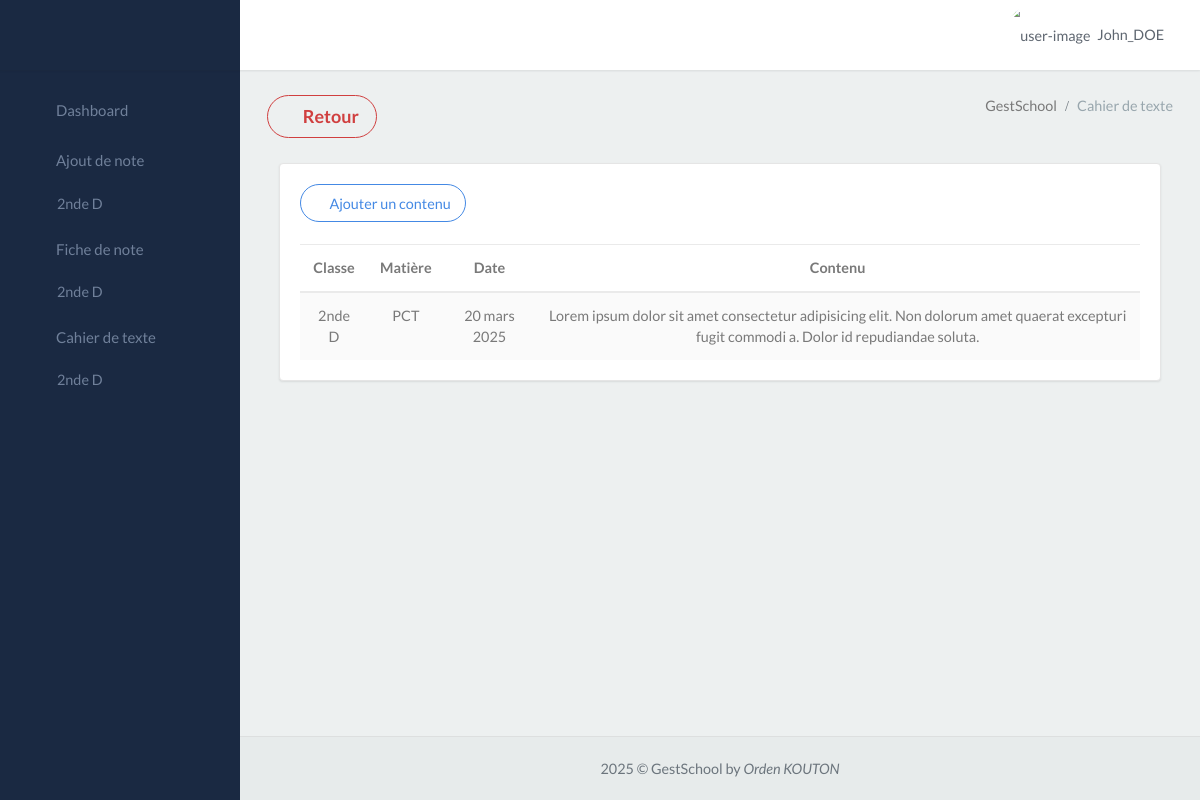
/gestschool_app/cahier de texte/2nde D/ (signed in), run on the app's committed database.
### gestschool_app/models.py (models this page shows, shortened)
class CustomUser(AbstractUser):
    ROLE_CHOICES = (
        ('Choississez un rôle', 'Choississez un rôle'),
        ('Censeur', 'Censeur'),
        ('Surveillant', 'Surveillant'),
        ('Secrétaire', 'Secrétaire'),
        ('Professeur', 'Professeur'),
        ('Comptable', 'Comptable'),
        ('superadmin', 'superadmin'),
    )
    role = models.CharField(max_length=20, choices=ROLE_CHOICES, default='Personnel')
    groups = models.ManyToManyField(
        'auth.Group',
        verbose_name='groups',
        blank=True,
        help_text='The groups this user belongs to. A user will get all permissions granted to each of their groups.',
        related_name="customuser_set",  # Ajout de related_name
        related_query_name="user",
    )
    user_permissions = models.ManyToManyField(
        'auth.Permission',
        verbose_name='user permissions',
        blank=True,
        help_text='Specific permissions for this user.',
        related_name="customuser_permissions_set", # Ajout de related_name
        related_query_name="user",
    )

class Cahier_texte(models.Model):
    id_prof = models.ForeignKey(Professeur, on_delete=models.SET_NULL, null=True, blank=True)
    classe = models.CharField(max_length=80)
    matiere = models.CharField(max_length=100)
    date = models.DateField(max_length=100)
    contenu = models.CharField(max_length=5000)
    annee_scolaire = models.ForeignKey(AnneeScolaire, on_delete=models.SET_NULL, null=True, blank=True)
    trimestre = models.ForeignKey(Trimestre, on_delete=models.SET_NULL, null=True, blank=True)

### gestschool_app/views.py (the view)
# urls.py: path('cahier de texte/<str:classe_nom>/', views.cahier_texte, name='cahier_texte'),
@login_required
def cahier_texte(request, classe_nom):
    try:
        trimestre_active = Trimestre.objects.filter(active=True).first()
        annee_active = AnneeScolaire.objects.filter(active=True).first()
        professeur = Professeur.objects.get(user=request.user)
        matiere = professeur.matiere
        classe = Classe_exist.objects.get(fusion=classe_nom)
        classe_attribuee = Professeur_Classe.objects.get(Q(annee_scolaire=annee_active) & Q(professeur=professeur) & Q(classe=classe))
        eleves = Eleve.objects.filter(classe=classe_nom)
        cahier_textes = Cahier_texte.objects.filter(Q(annee_scolaire=annee_active) & Q(id_prof=professeur) & Q(classe=classe_nom) & Q(trimestre_id=trimestre_active))
        return render(request, 'cahier de texte/cahier_texte.html', {
            'eleves': eleves,
            'matiere': matiere,
            'classe_nom': classe_nom,
            'eleves_par_classe': {classe_nom: eleves},
            'cahier_textes': cahier_textes,  # Ajout des données du cahier de texte
        })
    except Professeur.DoesNotExist:
        return render(request, 'cahier de texte/cahier_texte.html', {
            'error': "Votre profil professeur n'existe pas.",
            'eleves_par_classe': {},
            'cahier_textes': [],  # Ajout de liste vide pour éviter les erreurs
        })
    except Classe_exist.DoesNotExist:
        return render(request, 'cahier de texte/cahier_texte.html', {
            'error': "Classe non trouvée.",
            'eleves_par_classe': {},
            'cahier_textes': [],
        })
    except Professeur_Classe.DoesNotExist:
        return render(request, 'cahier de texte/cahier_texte.html', {
            'error': "Classe non attribuée à ce professeur.",
            'eleves_par_classe': {},
            'cahier_textes': [],
        })

### gestschool_app/templates/cahier de texte/cahier_texte.html (shortened to what this page needs)
{% extends "menu.html" %}
{% block content %}
<div class="content-page">
    <div class="content">
        <div class="container-fluid">
            <div class="row">
                <div class="col-12">
                    <div class="page-title-box">
                        <button type="button" class="page-title btn btn-outline-danger btn-rounded waves-effect width-md waves-light" onclick="goBack()">
                            <i class="ion ion-md-arrow-back"></i>
                            Retour
                        </button>
                        <div class="page-title-right">
                            <ol class="breadcrumb p-0 m-0">
                                <li class="breadcrumb-item active">GestSchool</li>
                                <li class="breadcrumb-item"><a>Cahier de texte</a></li>
                            </ol>
                        </div>
                        <div class="clearfix"></div>
                    </div>
                </div>
            </div>
            <div class="container-fluid">
                <div class="row">
                    <div class="col-lg-12">
                        <div class="card">
                            <div class="card-body">
                                <div style="display: flex; align-items: center;">
                                    <button type="button"
                                        class="page-title btn btn-outline-success btn-rounded waves-effect width-md waves-light"
                                        data-toggle="modal" data-target=".bs-example-modal-lg">
                                        <i class="ion ion-md-add-circle"></i>
                                        Ajouter un contenu
                                    </button>
                                </div>  <br>
                                <div class="row">
                                    <div class="col-12">
                                        <div class="table-responsive">
                                            <table class="table table-striped mb-0">
                                                <thead>
                                                    <tr>
                                                        <th style="text-align: center;">Classe</th>
                                                        <th style="text-align: center;">Matière</th>
                                                        <th style="text-align: center;">Date</th>
                                                        <th style="text-align: center;">Contenu</th>
                                                    </tr>
                                                </thead>
                                                <tbody>
                                                    {% for cahier in cahier_textes %}
                                                    <tr style="text-align: center;">
                                                        <td>{{ cahier.classe }}</td>
                                                        <td>{{ cahier.matiere }}</td>
                                                        <td>{{ cahier.date }}</td>
                                                        <td>{{ cahier.contenu }}</td>
                                                    </tr>
                                                    {% empty %}
                                                    <tr>
                                                        <td colspan="4" style="text-align: center; color: red; font-style: italic;">Aucun contenu de cahier de texte enregistré pour ce trimestre</td>
                                                    </tr>
                                                    {% endfor %}
                                                </tbody>
                                            </table>
                                        </div>
                                    </div>
                                </div>
                            </div>
                        </div>
                    </div>
                </div>
            </div>
        </div>
    </div>
</div>
{% endblock %}

### gestschool_app/templates/menu.html (shortened to what this page needs)
{% load custom_filters %}
<!DOCTYPE html>
<html lang="en">
<head>
    <link href="/static/libs/sweetalert2/sweetalert2.min.css" rel="stylesheet" type="text/css">
    <link href="/static/libs/datatables/dataTables.bootstrap4.min.css" rel="stylesheet" type="text/css">
    <link href="/static/libs/datatables/buttons.bootstrap4.min.css" rel="stylesheet" type="text/css">
    <link href="/static/libs/datatables/responsive.bootstrap4.min.css" rel="stylesheet" type="text/css">
    <link href="/static/libs/datatables/select.bootstrap4.min.css" rel="stylesheet" type="text/css">
    <link href="/static/css/bootstrap.min.css" rel="stylesheet" type="text/css" id="bootstrap-stylesheet">
    <link href="/static/css/icons.min.css" rel="stylesheet" type="text/css">
    <link href="/static/css/app.min.css" rel="stylesheet" type="text/css" id="app-stylesheet">
</head>
<body>
    <div id="wrapper">
        <div class="navbar-custom">
            <ul class="list-unstyled topnav-menu float-right mb-0">
                <li class="dropdown notification-list">
                    <a class="nav-link dropdown-toggle nav-user mr-0 waves-effect" data-toggle="dropdown" href="#"
                        role="button" aria-haspopup="false" aria-expanded="false">
                        <img src="/static/images/utilisateur-de-profil.png" alt="user-image" class="rounded-circle">
                        <span class="pro-user-name ml-1">
                            {{user.username}} <i class="mdi mdi-chevron-down"></i>
                        </span>
                    </a>
                </li>
            </ul>
            <div class="logo-box">
                <a class="logo text-center logo-light">
                    <span class="logo-lg">
                    </span>
                </a>
            </div>
            <ul class="list-unstyled topnav-menu topnav-menu-left m-0">
                <li>
                    <button class="button-menu-mobile waves-effect">
                        <i class="mdi mdi-menu"></i>
                    </button>
                </li>
            </ul>
        </div>
        <div class="left-side-menu">
            <div class="slimscroll-menu">
                <div id="sidebar-menu">
                    <ul class="metismenu" id="side-menu">
                        {% if user.role == "Censeur" %}
                            <li>
                                <a href="{% url 'index' %}" class="waves-effect">
                                    <i class="ion-md-speedometer"></i>
                                    <span> Dashboard </span>
                                </a>
                            </li>
                            <li>
                                <a href="{% url 'professeur' %}" class="waves-effect">
                                    <i class="mdi mdi-account-outline"></i>
                                    <span> Professeurs </span>
                                </a>
                            </li>
                            <li>
                                <a href="{% url 'classe' %}" class="waves-effect">
                                    <i class="ion-md-home"></i>
                                    <span> Classe </span>
                                </a>
                            </li>
                            <li>
                                <a href="{% url 'matiere' %}" class="waves-effect">
                                    <i class="ion-md-flask"></i>
                                    <span> Matière </span>
                                </a>
                            </li>
                            <li>
                                <a href="{% url 'emploi' %}" class="waves-effect">
                                    <i class="ion ion-ios-calendar"></i>
                                    <span> Emploi du temps </span>
                                </a>
                            </li>
                            <li>
                                <a href="{% url 'eleve' %}" class="waves-effect">
                                    <i class="ion-ios-contacts"></i>
                                    <span> Elève </span>
                                </a>
                            </li>
                            <li>
                                <a href="{% url 'visualisation_cahier_texte' %}" class="waves-effect">
                                    <i class="ion ion-ios-book"></i>
                                    <span> Cahier de texte </span>
                                </a>
                            </li>
                        {% elif user.role == "Professeur" %}
                            <li>
                                <a href="{% url 'index' %}" class="waves-effect">
                                    <i class="ion-md-speedometer"></i>
                                    <span> Dashboard </span>
                                </a>
                            </li>
                            <li>
                                <a href="javascript: void(0);" class="waves-effect">
                                    <i class="ion ion-md-create"></i>
                                    <span> Ajout de note </span>
                                </a>
                                {% if eleves_par_classe %}
                                    {% for classe_nom in eleves_par_classe %}
                                        <ul class="nav-second-level" aria-expanded="false">
                                            <li><a href="{% url 'ajout_notes' classe_nom=classe_nom %}">{{ classe_nom }}</a></li>
                                        </ul>
                                    {% endfor %}
                                {% else %}
                                    <ul class="nav-item">
                                        <a class="nav-link disabled">Aucune classe attribuée</a>
                                    </ul>
                                {% endif %}
                            </li>
                            <li>
                                <a href="javascript: void(0);" class="waves-effect">
                                    <i class="ion ion-md-paper"></i>
                                    <span> Fiche de note </span>
                                </a>
                                {% if eleves_par_classe %}
                                    {% for classe_nom in eleves_par_classe %}
                                        <ul class="nav-second-level" aria-expanded="false">
                                            <li><a href="{% url 'fiche_notes' classe_nom=classe_nom %}">{{ classe_nom }}</a></li>
                                        </ul>
                                    {% endfor %}
                                {% else %}
                                    <ul class="nav-item">
                                        <a class="nav-link disabled">Aucune classe attribuée</a>
                                    </ul>
                                {% endif %}
                            </li>
                            <li>
                                <a href="javascript: void(0);" class="waves-effect">
                                    <i class="ion ion-ios-book"></i>
                                    <span> Cahier de texte </span>
                                </a>
                                {% if eleves_par_classe %}
                                    {% for classe_nom in eleves_par_classe %}
                                        <ul class="nav-second-level" aria-expanded="false">
                                            <li><a href="{% url 'cahier_texte' classe_nom=classe_nom %}">{{ classe_nom }}</a></li>
                                        </ul>
                                    {% endfor %}
                                {% else %}
                                    <ul class="nav-item">
                                        <a class="nav-link disabled">Aucune classe attribuée</a>
                                    </ul>
                                {% endif %}
                            </li>
                        {% endif %}
                    </ul>
                </div>
            </div>
        </div>
        {% block content %}
        {% endblock %}
         <footer class="footer">
            <div class="container-fluid">
                <div class="row">
                    <div class="col-md-12">
                        2025 &copy; GestSchool by <em>Orden KOUTON</em>
                    </div>
                </div>
            </div>
        </footer>
    </div>
</body>
</html>

### data on the page
CustomUser: username "John_DOE"
Cahier_texte: classe "2nde D", matiere "PCT", date "20 mars 2025", contenu "Lorem ipsum dolor sit amet consectetur adipisicing elit. Non dolorum amet quaerat excepturi fugit commodi a. Dolor id repudiandae soluta."

### other printed values
{{ classe_nom }} "2nde D"
